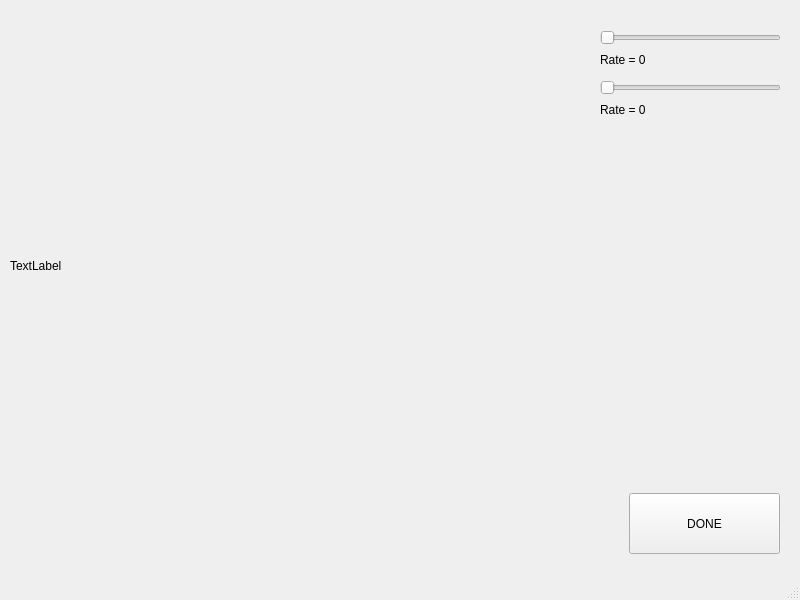
<?xml version="1.0" encoding="UTF-8"?>
<ui version="4.0">
 <class>MainWindow</class>
 <widget class="QMainWindow" name="MainWindow">
  <property name="geometry">
   <rect>
    <x>0</x>
    <y>0</y>
    <width>800</width>
    <height>600</height>
   </rect>
  </property>
  <property name="windowTitle">
   <string>MainWindow</string>
  </property>
  <widget class="QWidget" name="centralwidget">
   <widget class="QWidget" name="layoutWidget">
    <property name="geometry">
     <rect>
      <x>600</x>
      <y>80</y>
      <width>181</width>
      <height>39</height>
     </rect>
    </property>
    <layout class="QGridLayout" name="gridLayout_2">
     <item row="0" column="0">
      <widget class="QSlider" name="horizontalSlider_2">
       <property name="maximum">
        <number>100</number>
       </property>
       <property name="orientation">
        <enum>Qt::Horizontal</enum>
       </property>
      </widget>
     </item>
     <item row="1" column="0">
      <widget class="QLabel" name="label_2">
       <property name="text">
        <string>Rate = 0 </string>
       </property>
      </widget>
     </item>
    </layout>
   </widget>
   <widget class="QPushButton" name="DONE">
    <property name="geometry">
     <rect>
      <x>629</x>
      <y>493</y>
      <width>151</width>
      <height>61</height>
     </rect>
    </property>
    <property name="text">
     <string>DONE</string>
    </property>
   </widget>
   <widget class="QLabel" name="label_3">
    <property name="geometry">
     <rect>
      <x>10</x>
      <y>40</y>
      <width>571</width>
      <height>451</height>
     </rect>
    </property>
    <property name="text">
     <string>TextLabel</string>
    </property>
   </widget>
   <widget class="QWidget" name="">
    <property name="geometry">
     <rect>
      <x>600</x>
      <y>30</y>
      <width>181</width>
      <height>39</height>
     </rect>
    </property>
    <layout class="QGridLayout" name="gridLayout">
     <item row="0" column="0">
      <widget class="QSlider" name="horizontalSlider">
       <property name="maximum">
        <number>100</number>
       </property>
       <property name="orientation">
        <enum>Qt::Horizontal</enum>
       </property>
      </widget>
     </item>
     <item row="1" column="0">
      <widget class="QLabel" name="label">
       <property name="text">
        <string>Rate = 0 </string>
       </property>
      </widget>
     </item>
    </layout>
   </widget>
  </widget>
  <widget class="QMenuBar" name="menubar">
   <property name="geometry">
    <rect>
     <x>0</x>
     <y>0</y>
     <width>800</width>
     <height>21</height>
    </rect>
   </property>
  </widget>
  <widget class="QStatusBar" name="statusbar"/>
 </widget>
 <resources/>
 <connections/>
</ui>
